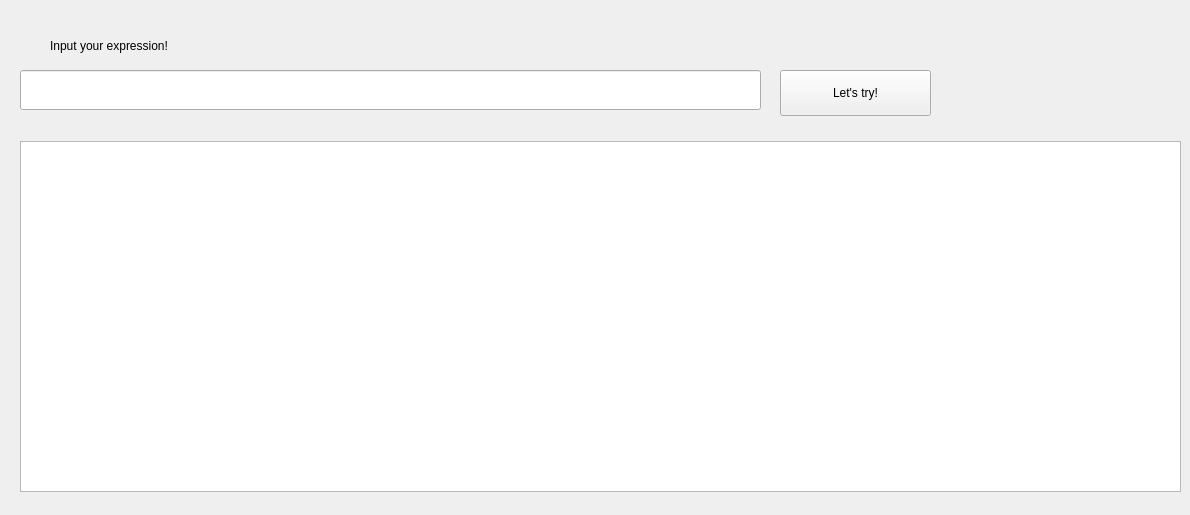
<?xml version="1.0" encoding="UTF-8"?>
<ui version="4.0">
 <class>QuerySubWindow</class>
 <widget class="QWidget" name="QuerySubWindow">
  <property name="geometry">
   <rect>
    <x>0</x>
    <y>0</y>
    <width>1190</width>
    <height>515</height>
   </rect>
  </property>
  <property name="windowTitle">
   <string>Form</string>
  </property>
  <widget class="QTextBrowser" name="textBrowser">
   <property name="geometry">
    <rect>
     <x>20</x>
     <y>141</y>
     <width>1161</width>
     <height>351</height>
    </rect>
   </property>
  </widget>
  <widget class="QLabel" name="label">
   <property name="geometry">
    <rect>
     <x>50</x>
     <y>30</y>
     <width>311</width>
     <height>32</height>
    </rect>
   </property>
   <property name="text">
    <string>Input your expression!</string>
   </property>
  </widget>
  <widget class="QLineEdit" name="lineEdit">
   <property name="geometry">
    <rect>
     <x>20</x>
     <y>70</y>
     <width>741</width>
     <height>40</height>
    </rect>
   </property>
  </widget>
  <widget class="QPushButton" name="pushButton">
   <property name="geometry">
    <rect>
     <x>780</x>
     <y>70</y>
     <width>151</width>
     <height>46</height>
    </rect>
   </property>
   <property name="text">
    <string>Let's try!</string>
   </property>
  </widget>
 </widget>
 <resources/>
 <connections/>
</ui>
